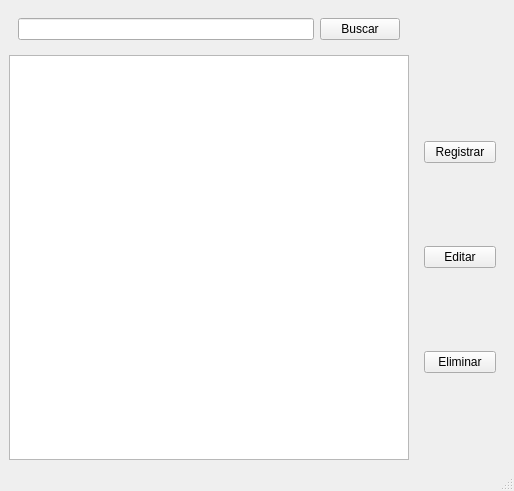
<?xml version="1.0" encoding="UTF-8"?>
<ui version="4.0">
 <class>Medicos_Window</class>
 <widget class="QMainWindow" name="Medicos_Window">
  <property name="geometry">
   <rect>
    <x>0</x>
    <y>0</y>
    <width>514</width>
    <height>491</height>
   </rect>
  </property>
  <property name="windowTitle">
   <string>Medicos</string>
  </property>
  <widget class="QWidget" name="centralwidget">
   <layout class="QGridLayout" name="gridLayout_2">
    <item row="0" column="0">
     <widget class="QWidget" name="widget_2" native="true">
      <property name="minimumSize">
       <size>
        <width>400</width>
        <height>0</height>
       </size>
      </property>
      <layout class="QHBoxLayout" name="horizontalLayout">
       <item>
        <widget class="QLineEdit" name="ledit_buscar"/>
       </item>
       <item>
        <widget class="QPushButton" name="btn_buscar">
         <property name="text">
          <string>Buscar</string>
         </property>
        </widget>
       </item>
      </layout>
     </widget>
    </item>
    <item row="1" column="1">
     <widget class="QWidget" name="widget" native="true">
      <property name="minimumSize">
       <size>
        <width>90</width>
        <height>400</height>
       </size>
      </property>
      <layout class="QGridLayout" name="gridLayout">
       <item row="0" column="0">
        <widget class="QPushButton" name="btn_registrar">
         <property name="text">
          <string>Registrar</string>
         </property>
        </widget>
       </item>
       <item row="1" column="0">
        <widget class="QPushButton" name="btn_editar">
         <property name="text">
          <string>Editar</string>
         </property>
        </widget>
       </item>
       <item row="2" column="0">
        <widget class="QPushButton" name="btn_eliminar">
         <property name="text">
          <string>Eliminar</string>
         </property>
        </widget>
       </item>
      </layout>
     </widget>
    </item>
    <item row="1" column="0">
     <widget class="QTableView" name="tblview_medicos">
      <property name="maximumSize">
       <size>
        <width>565</width>
        <height>440</height>
       </size>
      </property>
     </widget>
    </item>
   </layout>
  </widget>
  <widget class="QStatusBar" name="statusbar"/>
 </widget>
 <resources/>
 <connections/>
</ui>
